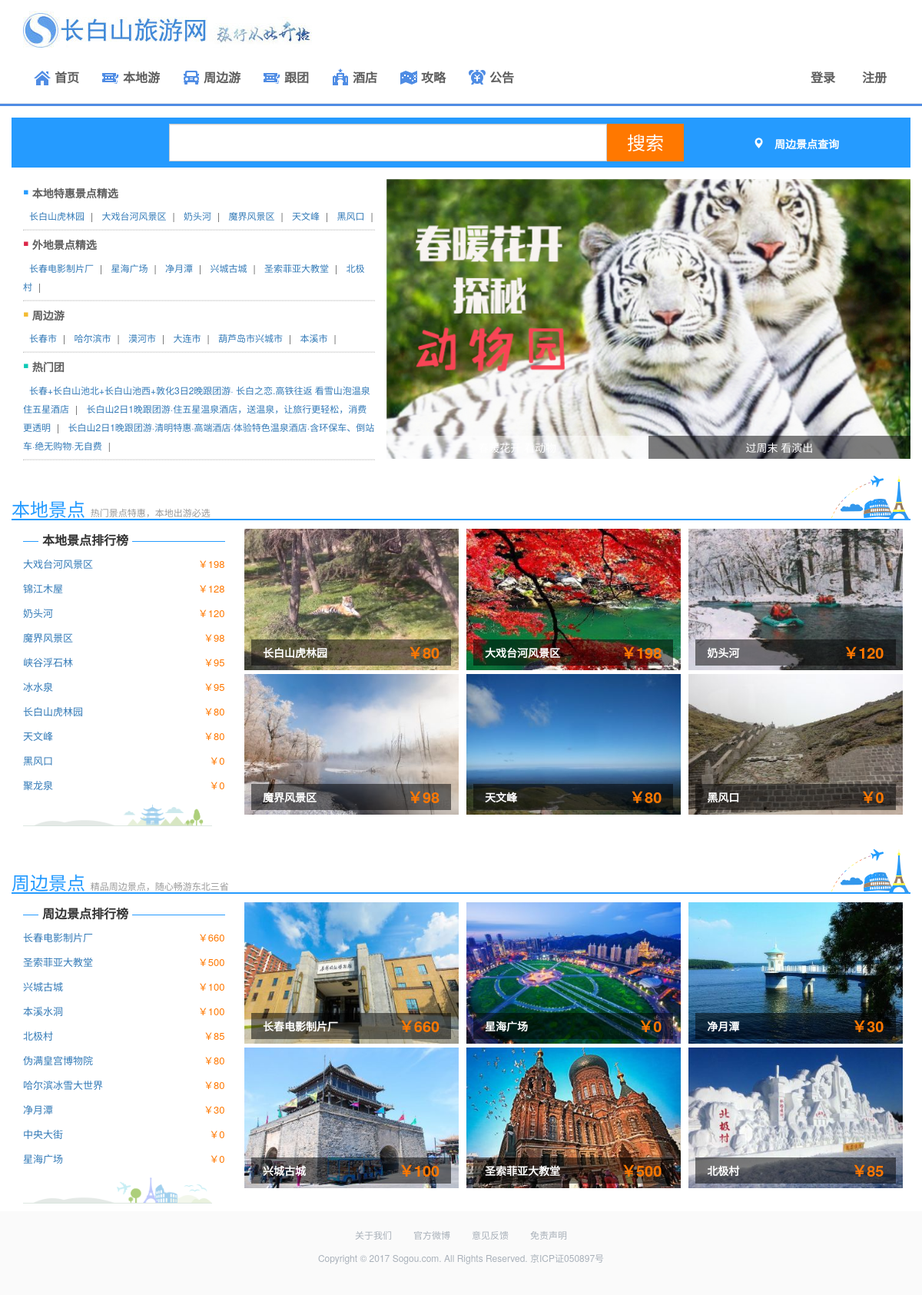
The page / on the database its author committed.
### tables this page shows
CREATE TABLE `sight` (
  `id` int(11) NOT NULL,
  `name` varchar(20) NOT NULL COMMENT '景区名',
  `rank` varchar(20) NOT NULL COMMENT '级别',
  `theme` varchar(30) NOT NULL COMMENT '游玩主题',
  `poster` varchar(30) DEFAULT NULL COMMENT '封面图',
  `addressp` varchar(30) NOT NULL COMMENT '经纬度地址',
  `addressd` varchar(30) NOT NULL COMMENT '详细地址',
  `opentime` varchar(20) NOT NULL COMMENT '开放时间',
  `support` varchar(30) NOT NULL COMMENT '服务保障',
  `price` int(11) NOT NULL COMMENT '价格',
  `description` text NOT NULL COMMENT '景区简介',
  `notice` text NOT NULL COMMENT '入园须知',
  `star` int(11) NOT NULL COMMENT '星级',
  `type` int(11) NOT NULL COMMENT '类型',
  `city` varchar(20) NOT NULL COMMENT '所在城市',
  `addtime` datetime NOT NULL COMMENT '修改时间'
);

CREATE TABLE `groupt` (
  `id` int(11) NOT NULL,
  `name` varchar(50) NOT NULL COMMENT '团名',
  `route` varchar(100) NOT NULL COMMENT '路线',
  `price` int(11) NOT NULL COMMENT '价格',
  `time` int(11) NOT NULL COMMENT '时间',
  `img` varchar(30) NOT NULL COMMENT '首图',
  `description` text NOT NULL COMMENT '简介',
  `addtime` datetime NOT NULL COMMENT '添加时间'
);

### index.php (the view, shortened to what this page needs)
<?php include("conn.php") ?>
<?php
$sql1 ="SELECT id,name,price FROM `sight` WHERE TYPE = '1' ORDER BY rand() LIMIT 6";
$sql2 ="SELECT id,name,price FROM `sight` WHERE TYPE = '2' ORDER BY rand() LIMIT 6";
$sql3 ="SELECT distinct city FROM `sight` WHERE TYPE = '2'";
$sql4 ="SELECT id,name FROM `groupt` ORDER BY rand() LIMIT 3";
$sql5 ="SELECT id,name,price FROM `sight` WHERE TYPE = '1' ORDER BY price desc LIMIT 10";
$sql6 ="SELECT id,name,price FROM `sight` WHERE TYPE = '2' ORDER BY price desc LIMIT 10";
$sql1_result = mysqli_query($conn,$sql1);
$sql2_result = mysqli_query($conn,$sql2);
$sql3_result = mysqli_query($conn,$sql3);
$sql4_result = mysqli_query($conn,$sql4);
$sql5_result = mysqli_query($conn,$sql5);
$sql6_result = mysqli_query($conn,$sql6);
?>
<!DOCTYPE html>
<html lang="zh-cn">
<head>
  <?php include('header_meta.php'); ?>
  <link rel="stylesheet" type="text/css" href="css/main.css"/>
  </head>
<body>
  <?php include('header.php'); ?>
<div class="container">
  <div class="row clearfix">
    <div class="col-md-12 column topsearch">
      <div class="col-md-2 column">
      </div>
      <form action="search_result.php" method="get">
      <div class="col-md-6 column padding1">
        <div class="form-group">
          <input name="name" type="text" class="form-control" required />
        </div>
      </div>
      <div class="col-md-2 column padding1">
        <button type="submit" class="btn btn-default topbutton">搜索</button>
      </div>
      </form>
      <div class="col-md-2 column padding1">
        <font class="topmore glyphicon glyphicon-map-marker"> <b>周边景点查询</b></font>
      </div>
    </div>
  </div>
</div>
<div class="container place">
  <div class="row clearfix">
    <div class="col-md-5 column">
      <p><b><font class="point1">▪</font> 本地特惠景点精选</b></p>
      <p class="font1">
      <?php
      if(mysqli_affected_rows($conn)>0) {
        mysqli_data_seek($sql1_result,0);
        while ($re_row = mysqli_fetch_array($sql1_result)) {
      ?>
          <a href="sight_detail.php?id=<?=$re_row['id']?>"><?=$re_row['name']?></a>|
      <?php
          }
      }else{
          echo "尚无数据";
      }
      ?>
      </p>
      <hr class="hr2">
      <p><b><font class="point2">▪</font> 外地景点精选</b></p>
      <p class="font1">
      <?php
      if(mysqli_affected_rows($conn)>0) {
        mysqli_data_seek($sql2_result,0);
        while ($re_row = mysqli_fetch_array($sql2_result)) {
      ?>
          <a href="sight_detail.php?id=<?=$re_row['id']?>"><?=$re_row['name']?></a>|
      <?php
          }
      }else{
          echo "尚无数据";
      }
      ?>
      </p>
      <hr class="hr2">
      <p><b><font class="point3">▪</font> 周边游</b></p>
      <p class="font1">
      <?php
      if(mysqli_affected_rows($conn)>0) {
        mysqli_data_seek($sql3_result,0);
        while ($re_row = mysqli_fetch_array($sql3_result)) {
      ?>
          <a href="sight_detail.php?name=<?=$re_row['city']?>"><?=$re_row['city']?></a>|
      <?php
          }
      }else{
          echo "尚无数据";
      }
      ?>
      </p>
      <hr class="hr2">
      <p><b><font class="point4">▪</font> 热门团</b></p>
      <p class="font1">
      <?php
      if(mysqli_affected_rows($conn)>0) {
        mysqli_data_seek($sql4_result,0);
        while ($re_row = mysqli_fetch_array($sql4_result)) {
      ?>
          <a href="groupt_detail.php?id=<?=$re_row['id']?>"><?=$re_row['name']?></a>|
      <?php
          }
      }else{
          echo "尚无数据";
      }
      ?>
      </p>
      <hr class="hr2">
    </div>
    <div class="col-md-7 column padding1">
      <img src="image/banner1.jpg" class="topbannerimg" id="banner1">
      <div class="bannerbuttons" align="center">
        <div id="bannerbutton1" class="bannerbutton1"><a href="sight_detail.php?id=3">春暖花开 看动物</a></div>
        <div id="bannerbutton2" class="bannerbutton2"><a href="sight_detail.php?id=8">过周末 看演出</a></div>
      </div>
    </div>
  </div>
</div>
<div class="container main">
  <div class="row clearfix">
    <div class="col-xs-12 column padding1">
      <h3>本地景点 <font class="font3">热门景点特惠，本地出游必选</font></h3>
      <img src="image/zs.png" class="img-responsive" style="float:right;margin-top: -61px;">
    </div>
  </div>
  <div class="row clearfix">
    <div class="col-md-12 column padding1 margin5">
      <div class="col-md-3 column">
        <div class="col-md-12 mainpart4">
          <a href="#" class="a2"><b>本地景点排行榜</b></a>
        </div>
        <div class="col-md-12 column padding1">
          <ul class="list-unstyled ranking">
          <?php
          if(mysqli_affected_rows($conn)>0) {
            mysqli_data_seek($sql5_result,0);
            while ($re_row = mysqli_fetch_array($sql5_result)) {
          ?>
              <li>
              <a href="sight_detail.php?id=<?=$re_row['id']?>"><?=$re_row['name']?></a><font class="mainprice2">￥<?=$re_row['price']?></font>
              </li>
          <?php
              }
          }else{
              echo "尚无数据";
          }
          ?>
          </ul>
          <img src="image/zs2.png" class="img-responsive">
        </div>
      </div>
      <div class="col-md-9 column bannerimg">
        <div class="col-md-12 column padding1">
        <?php
      if(mysqli_affected_rows($conn)>0) {
        mysqli_data_seek($sql1_result,0);
        while ($re_row = mysqli_fetch_array($sql1_result)) {
      ?>
        <div class="col-md-4 column bannerimg">
          <a href="sight_detail.php?id=<?=$re_row['id']?>"><img src="image/sight_<?=$re_row['id']?>.jpg"  id="tu3" class="img-responsive"></a>
            <div class="nameandprice"><font class="mainprice">￥<?=$re_row['price']?></font><?=$re_row['name']?></div>
        </div>
      <?php
          }
      }else{
          echo "尚无数据";
      }
      ?>
        </div>
      </div>
    </div>
  </div>
</div>
<div class="container main">
  <div class="row clearfix">
    <div class="col-xs-12 column padding1">
      <h3>周边景点 <font class="font3">精品周边景点，随心畅游东北三省</font></h3>
      <img src="image/zs.png" class="img-responsive" style="float:right;margin-top: -61px;">
    </div>
  </div>
  <div class="row clearfix">
    <div class="col-md-12 column padding1 margin5">
      <div class="col-md-3 column">
        <div class="col-md-12 mainpart4">
          <a href="#" class="a2"><b>周边景点排行榜</b></a>
        </div>
        <div class="col-md-12 column padding1">
          <ul class="list-unstyled ranking">
          <?php
          if(mysqli_affected_rows($conn)>0) {
            mysqli_data_seek($sql6_result,0);
            while ($re_row = mysqli_fetch_array($sql6_result)) {
          ?>
              <li>
              <a href="sight_detail.php?id=<?=$re_row['id']?>"><?=$re_row['name']?></a><font class="mainprice2">￥<?=$re_row['price']?></font>
              </li>
          <?php
              }
          }else{
              echo "尚无数据";
          }
          ?>
          </ul>
          <img src="image/zs3.png" class="img-responsive">
        </div>
      </div>
      <div class="col-md-9 column bannerimg">
        <div class="col-md-12 column padding1">
        <?php
      if(mysqli_affected_rows($conn)>0) {
        mysqli_data_seek($sql2_result,0);
        while ($re_row = mysqli_fetch_array($sql2_result)) {
      ?>
        <div class="col-md-4 column bannerimg">
          <a href="sight_detail.php?id=<?=$re_row['id']?>"><img src="image/sight_<?=$re_row['id']?>.jpg"  id="tu3" class="img-responsive"></a>
            <div class="nameandprice"><font class="mainprice">￥<?=$re_row['price']?></font><?=$re_row['name']?></div>
        </div>
      <?php
          }
      }else{
          echo "尚无数据";
      }
      ?>
        </div>
      </div>
    </div>
  </div>
</div>
<?php include('footer.php'); ?>

### header_meta.php (shortened to what this page needs)
<link href="css/bootstrap.min.css" rel="stylesheet" type="text/css">
<link rel="stylesheet" type="text/css" href="css/animate.min.css"/>
<link rel="stylesheet" href="css/font-awesome.min.css">
<link rel="stylesheet" href="css/bootstrap-datetimepicker.min.css">
<link rel="stylesheet" type="text/css" href="css/font.css"/>

### header.php (shortened to what this page needs)
<div class="container">
  <div class="row clearfix">
    <div class="col-md-12 column padding3 hidden1">
      <img src="image/logo.jpg" class="img-responsive">
    </div>
    <div class="col-md-12 column padding4">
      <nav class="navbar navbar-default margin1" role="navigation">
        <div class="collapse navbar-collapse padding1" id="bs-example-navbar-collapse-1">
          <ul class="nav navbar-nav">
            <li>
               <a href="index.php" class="ce">
                    <span class="cf home">
                        <i class="icon_pub icon"></i>
                        <strong>首页</strong>
                    </span>
                </a>
            </li>
            <li>
               <a href="sight.php?type=local" class="ce ">
                    <span class="cf ticket">
                        <i class="icon_pub icon"></i>
                        <strong>本地游</strong>
                    </span>
                </a>
            </li>
            <li>
                <a href="sight.php?type=around" class="ce">
                    <span class="cf zuche">
                        <i class="icon_pub icon"></i>
                        <strong>周边游</strong>
                    </span>
                </a>
            </li>
            <li>
                <a href="groupt.php" class="ce">
                    <span class="cf ticket">
                        <i class="icon_pub icon"></i>
                        <strong>跟团</strong>
                    </span>
                </a>
            </li>
            <li>
               <a href="hotel.php" class="ce  cur">
                    <span class="cf hotel">
                        <i class="icon_pub icon"></i>
                        <strong>酒店</strong>
                    </span>
                </a>
            </li>
            <li>
               <a href="strategy.php" class="ce ">
                    <span class="cf guide">
                        <i class="icon_pub icon"></i>
                        <strong>攻略</strong>
                    </span>
                </a>
            </li>
            <li>
               <a href="news.php" class="ce ">
                    <span class="cf special">
                        <i class="icon_pub icon"></i>
                        <strong>公告</strong>
                    </span>
                </a>
            </li>
          </ul>
        <ul class="nav navbar-nav navbar-right">
        <?php
            if(!isset($_SESSION['username'])){
                echo'<li>
                <a href="login.php" class="ce ">
                    <span class="cf">
                        <strong>登录</strong>
                    </span>
                </a>
              </li>
              <li>
                 <a href="register.php" class="ce ">
                    <span class="cf">
                        <strong>注册</strong>
                    </span>
                </a>
              </li>';
            }
        ?>
      </ul>
        </div>
      </nav>
    </div>
  </div>
</div>
<hr class="hr1">

### footer.php (shortened to what this page needs)
<div class="container-fluid footer">
  <div class="row clearfix">
    <div class="col-md-12 column" align="center">
      <a href="#">关于我们</a>
      <a href="#">官方微博</a>
      <a href="#">意见反馈</a>
      <a href="#">免责声明</a>
      <p>Copyright © 2017 Sogou.com. All Rights Reserved. 京ICP证050897号</p>
    </div>
  </div>
</div>
</body>
</html>

### css/main.css (style rules this page uses)
body { background-color: #ffffff; color: #5E5E5E; }
@media (min-width: 768px) { .container { width: 738px; } }
@media (min-width: 992px) { .container { width: 960px; } }
@media (min-width: 1200px) { .container { width: 1170px; } }
p { margin: 0px 0 8px; }
a { text-decoration:none !important; }
.bannerbuttons a { color: white; }
.navbar-nav { margin: 7.5px 0px; }
.topsearch { padding-top: 8px; background-color: #259bff; margin-top:15px; margin-bottom:15px; }
.topsearch input { padding: 13px 15px; font-size: 16px; line-height: 18px }
.form-group { margin-bottom: 8px; }
.topbutton { font-size: 24px; color: #ffffff; background-color: #ff7800; border-color: #ff7800; font-weight: normal; border-radius: 0px; width: 100px; height: 49px; }
.topmore { color: #ffffff; font-size: 14px; line-height: 49px; }
.place a { padding: 0 8px; line-height: 24px; height: 24px; cursor: pointer; }
.place p { margin: 0px 0 5px; }
.nav>li>a { position: relative; display: block; padding: 10px 0px; }
.navbar-default .navbar-collapse, .navbar-default .navbar-form { border: none; }
.navbar-default { background-color: #ffffff; border: none; }
.hr1 { border-bottom: 3px solid #4f8ce4; margin-top: 0px; margin-bottom: 0px; }
.hr2 { border-bottom: dotted 1px #cccccc; margin-top: 0px; margin-bottom: 0px; }
.topbannerimg { height:364px; width:100%; }
.bannerimg { padding-right: 5px; padding-left: 5px; margin-bottom:5px; }
.bannerbuttons { position:absolute; height:30px; line-height:30px; margin-top:-30px; width:100%; }
.bannerbutton1 { background-color:rgba(255,255,255,0.5); width:50%; float:left; color: #333; cursor: pointer; }
.bannerbutton2 { background-color:rgba(1,1,1,0.5); width:50%; float:left; color: #ffffff; cursor: pointer; }
.main h3 { margin-bottom: 0px; margin-top: 50px; color: #259bff; border-bottom: solid 2px #259bff; }
.padding1 { padding-right: 0px; padding-left: 0px; }
.padding3 { padding-top:14px; }
.padding4 { padding-top:5px; }
.margin1 { margin-bottom:0px; }
.margin5 { margin-top:10px; margin-bottom:10px; }
.point1 { color: #259bff; font-size: 22px; }
.point2 { color: #dc2749; font-size: 22px; }
.point3 { color: #f3bb32; font-size: 22px; }
.point4 { color: #0ec9b5; font-size: 22px; }
.font1 { font-size: 12px; }
.font3 { color: #999; font-size: 12px; margin-right:5px; }
.mainpart4 { border-bottom: 1px solid #259bff; padding-top: 8px; padding-right: 0px; padding-left: 0px; margin-top: 8px; }
.a2 { color: #333; font-size: 16px; display: inline-block; text-decoration:none; background-color: #ffffff; position: absolute; left: 20px; padding:0px 5px; margin-top: -12px; }
.form-control { display: block; width: 100%; height: 49px; padding: 0px 5px; font-size: 12px; line-height: 1.42857143; color: #555; background-color: #ffffff; background-image: none; border: 1px solid #ccc; border-radius: 0px; }
.footer { background-color: #fafafa; padding-top: 20px; padding-bottom: 20px; }
.footer a { color: #a8b0b9; padding-left:12px; padding-right:12px; font-size:12px; }
.footer p { color: #a8b0b9; padding:12px; font-size:12px; }
.nameandprice { width:90%; background-color:rgba(1,1,1,0.5); color:#ffffff;padding:5px 15px; position:absolute;left:5%; margin-top:-40px; font-weight: bolder; line-height: 24px; }
.mainprice { color: #ff7800; float:right; font-size: 20px; }
.mainprice2 { color: #ff7800; float:right; font-size: 13px; }
.ranking { margin-top:10px; }
.ranking li { height: 32px; line-height: 32px; padding: 3px 0; font-size: 13px; }

### rows shown on the page
sight: name "长白山虎林园", price "80", shows a picture
sight: name "大戏台河风景区", price "198", shows a picture
sight: name "奶头河", price "120", shows a picture
sight: name "魔界风景区", price "98", shows a picture
sight: name "天文峰", price "80", shows a picture
sight: name "黑风口", price "0", shows a picture
sight: name "长春电影制片厂", price "660", shows a picture
sight: name "星海广场", price "0", shows a picture
sight: name "净月潭", price "30", shows a picture
sight: name "兴城古城", price "100", shows a picture
sight: name "圣索菲亚大教堂", price "500", shows a picture
sight: name "北极村", price "85", shows a picture
groupt: name "长春+长白山池北+长白山池西+敦化3日2晚跟团游· 长白之恋.高铁往返 看雪山泡温泉住五星酒店"
groupt: name "长白山2日1晚跟团游·住五星温泉酒店，送温泉，让旅行更轻松，消费更透明"
groupt: name "长白山2日1晚跟团游·清明特惠·高端酒店·体验特色温泉酒店·含环保车、倒站车·绝无购物·无自费"
sight: name "锦江木屋", price "128"
sight: name "峡谷浮石林", price "95"
sight: name "冰水泉", price "95"
sight: name "聚龙泉", price "0"
sight: name "本溪水洞", price "100"
sight: name "伪满皇宫博物院", price "80"
sight: name "哈尔滨冰雪大世界", price "80"
sight: name "中央大街", price "0"

### other values the page prints
$re_row['city'] "长春市"
$re_row['city'] "哈尔滨市"
$re_row['city'] "漠河市"
$re_row['city'] "大连市"
$re_row['city'] "葫芦岛市兴城市"
$re_row['city'] "本溪市"
